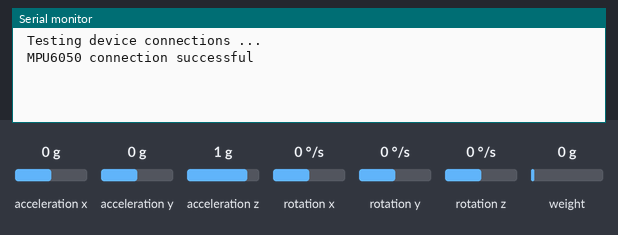
Recording of a sketch running on a simulated Arduino Uno, built with avr-gcc and run on an emulated ATmega328P. On the bench: the last lines printed to the serial monitor. The inputs (shaded band) are chosen by the test bench; at power-on: weight on the scale 0 g, acceleration y 0 g, acceleration x 0 g, acceleration z 1 g, rotation x 0 °/s, rotation y 0 °/s, rotation z 0 °/s.

Above: at 1.0 s.
1.1 s: weight on the scale set to 1250 g
At 1.38 s:
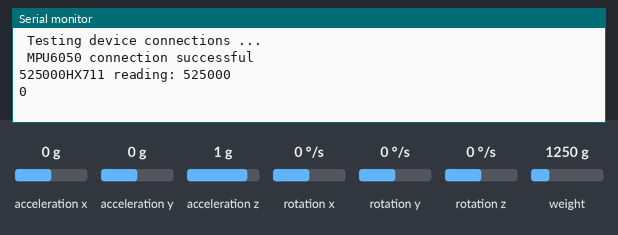
2.7 s: acceleration y set to -1.4 g
At 2.98 s:
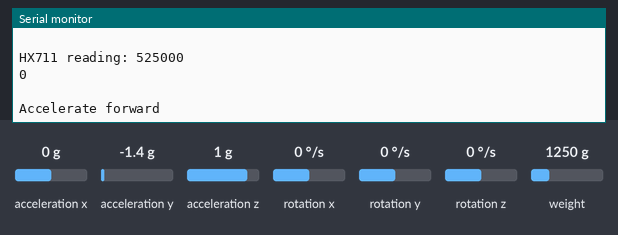
4.8 s: acceleration y set to 0.8 g
At 4.98 s:
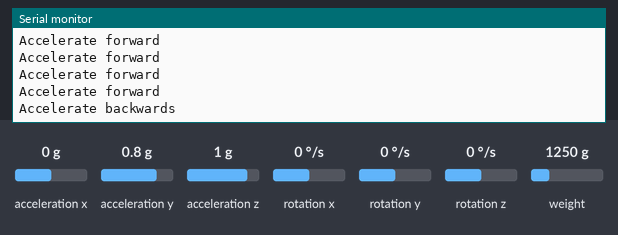
6.8 s: weight on the scale set to 100 g
At 6.83 s:
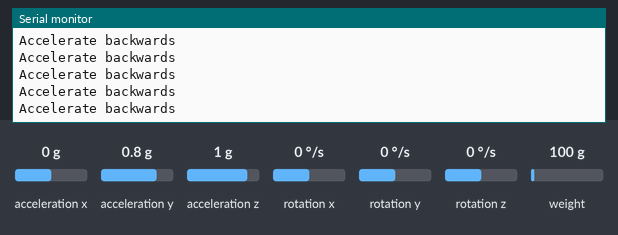

Measured:
- after the input at 1.1 s, the serial monitor: prints a new line at once (image 1)
- after the input at 2.7 s, the serial monitor: prints a new line after 0.14 s (image 2)
- after the input at 4.8 s, the serial monitor: prints a new line after 0.05 s (image 3)

The sketch:

DRCL_WheelChair.ino
```cpp
// I2Cdev and MPU6050 must be installed as libraries , or else the . cpp /.h files
// for both classes must be in the include path of your project
# include "I2Cdev.h"
# include "MPU6050.h"
# include "Wire.h"
#include "HX711.h"


// Create object to read accelerometer data
MPU6050 accelgyro ;

// Create variables to hold acceleration values
int16_t ax, ay, az ;
int16_t gx, gy, gz ;
//HX711 circuit wiring
const int LOADCELL_DOUT_PIN = 2;
const int LOADCELL_SCK_PIN = 3;
long firstReading;
long reading;
long initial;
HX711 scale;

void setup () {
// Initialize communication with accelerometer .
// The Wire library requires special communication via
// pins A4 ( connected to SDA ) and A5 ( connected to SCL).
Wire.begin ();

// initialize serial communication
Serial.begin (9600);
scale.begin(LOADCELL_DOUT_PIN, LOADCELL_SCK_PIN);

// initialize accelerometer
accelgyro.initialize () ;

// verify connection

Serial.println (" Testing device connections ...");

if(accelgyro.testConnection () ) {
  Serial.println (" MPU6050 connection successful ");
  } else {
  Serial.println (" MPU6050 connection failed ");
}

if (scale.is_ready()){

  while(firstReading < 250000){
    firstReading = scale.read();
  }
  initial = firstReading;
  Serial.print(initial);

}

}

void loop () {
  reading = scale.read();
  // read raw accel / gyro measurements from device
  accelgyro.getMotion6 (& ax , & ay , &az , &gx , &gy , & gz );

  if(reading >= initial-10000 && ay>-500 && ay <2500){
    Serial.print("HX711 reading: ");
    Serial.println(reading);
    Serial.print ( ay );
    Serial.print ( '\n' );
    Serial.print ("\t"); // Print acceleration in y
    delay(50);
  } else if (reading < initial-10000 || ay< -450){
    Serial.print("Accelerate forward");
  } else if (ay > 2500){
    Serial.print("Accelerate backwards");

  }
  Serial.print('\n');
  delay(50);
}
```
